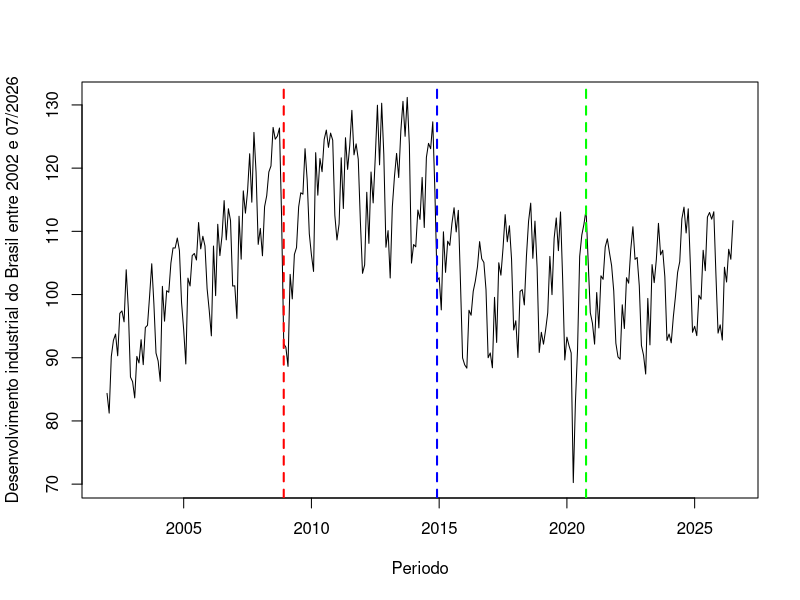
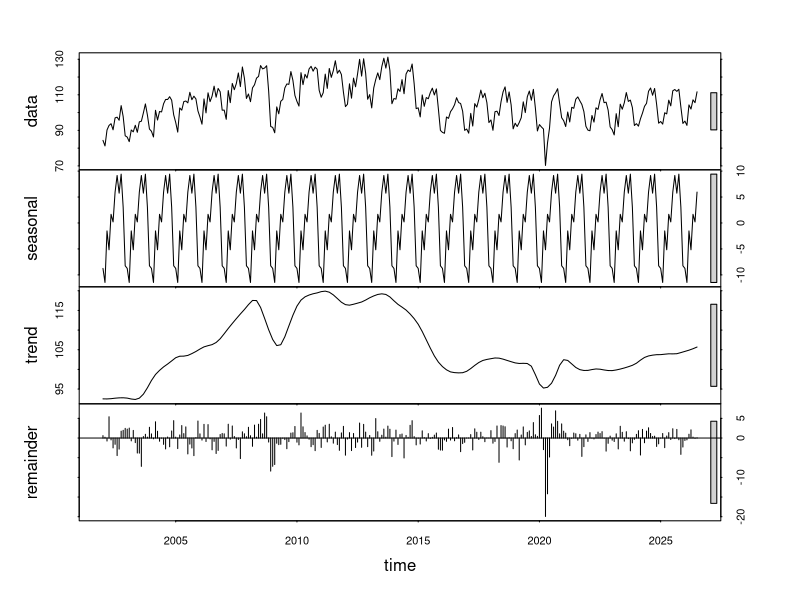
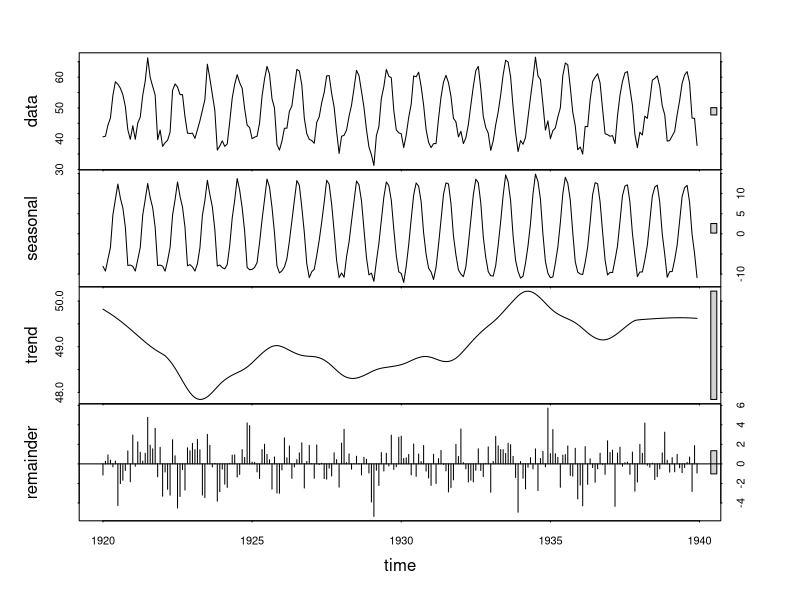
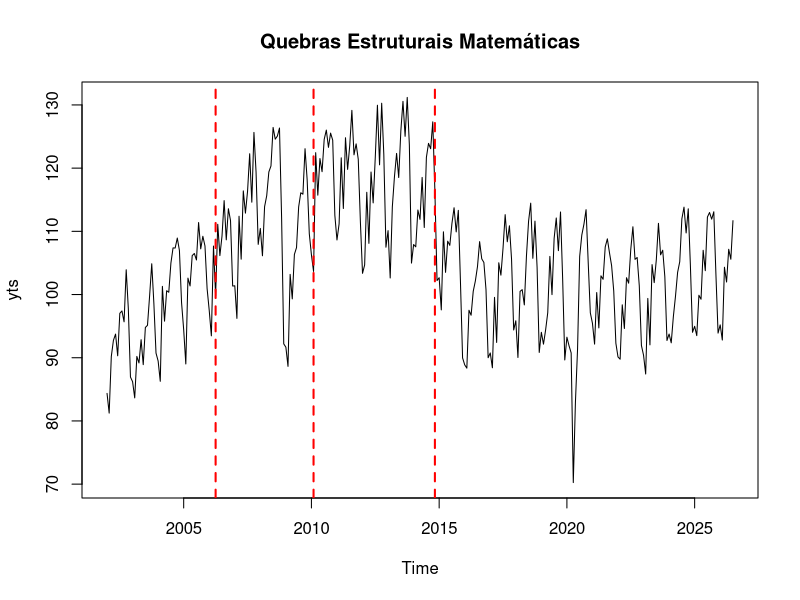

The R source for these figures, in order:
## ---- chunk 1
#| message: false
#| warning: false

d <- read.csv(
  "./../dados/ipeadataPI.csv",
  fileEncoding = "Latin1"
)

names(d)
y <- d[,2]

## ---- chunk 2
#| message: false
#| warning: false
ts.plot(ts(y,freq=12,start=2002), xlab="Periodo", type="l", ylab="Desenvolvimento industrial do Brasil entre 2002 e 07/2026")
abline(v = 2008 + 11/12, col = "red", lty = 2, lwd = 2)
abline(v = 2014 + 11/12, col = "blue", lty = 2, lwd = 2)
abline(v = 2020 + 03/04, col = "green", lty = 2, lwd = 2)

## ---- chunk 3
#| message: false
#| warning: false
yts<- ts(y,freq=12,start=2002)
plot(stl(yts, "per"))
plot(stl(nottem, s.window = 7, t.window = 50, t.jump = 1))

## ---- chunk 4
#| message: false
#| warning: false
library(strucchange)

quebras <- breakpoints(yts ~ 1)
summary(quebras)

datas_quebras <- breakdates(quebras)
print("Datas das mudanças de patamar:")
print(datas_quebras)

modelo_patamares <- lm(yts ~ breakfactor(quebras))
print("Média de produção em cada patamar:")
summary(modelo_patamares)

plot(yts, main="Quebras Estruturais Matemáticas")
lines(quebras, col="red", lwd=2)
